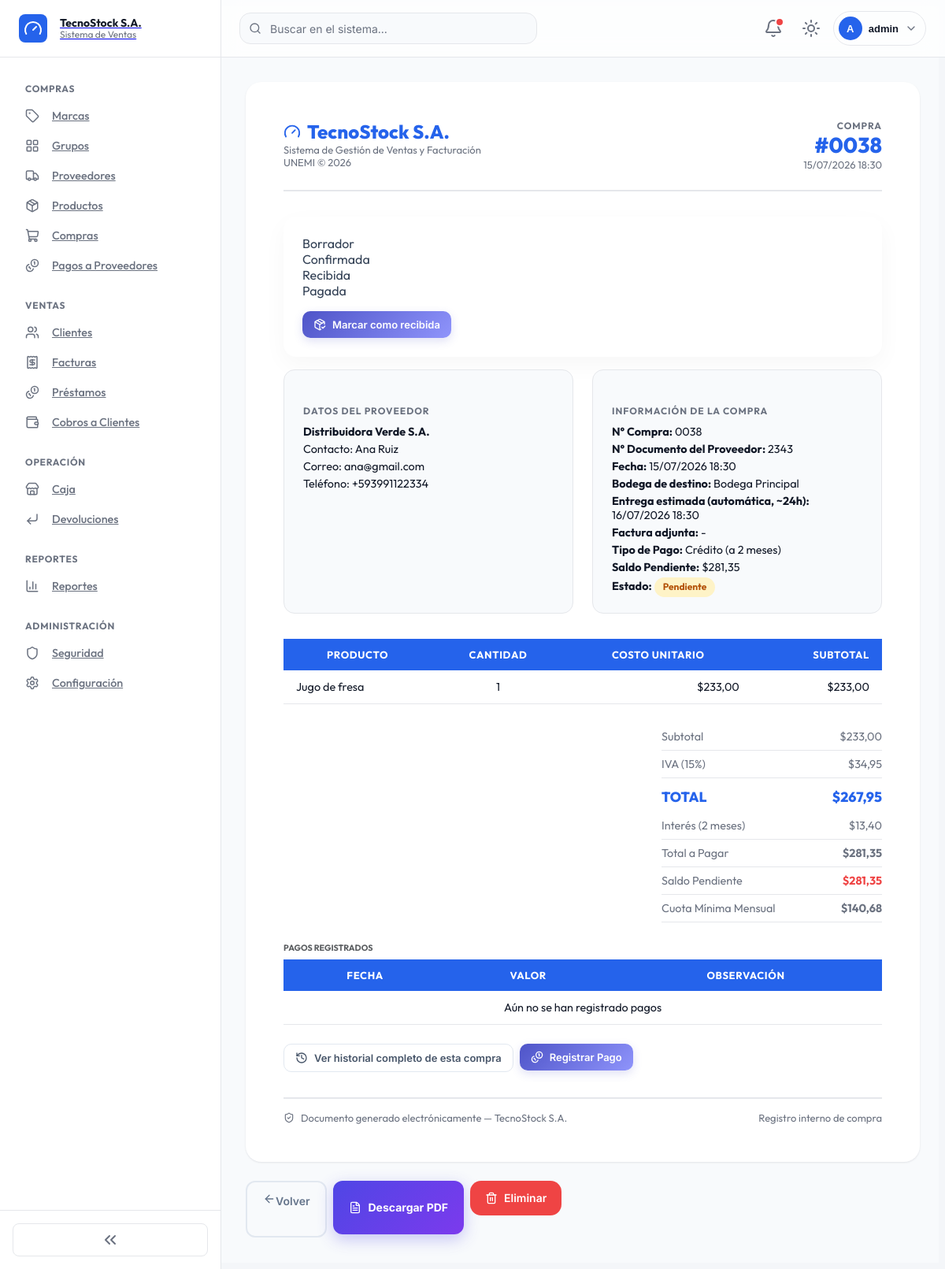
Before: /purchases/38/ (signed in) with the older database file.
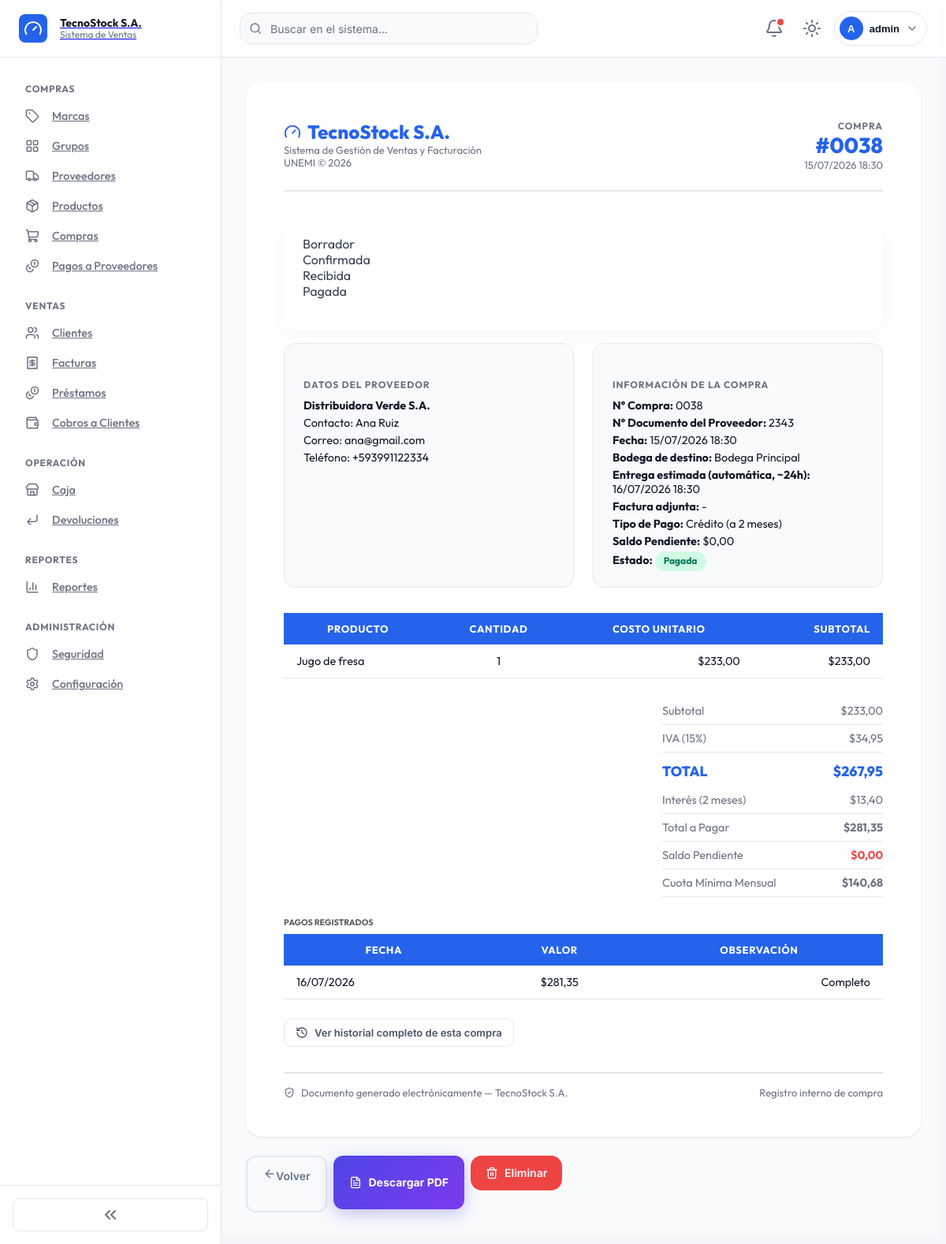
After: the same page with the newer database file.
### purchasing/models.py (models this page shows, shortened)
class Purchase(models.Model):
    CONTADO = 'contado'
    CREDITO = 'credito'
    TIPO_PAGO_CHOICES = [
        (CONTADO, 'Contado'),
        (CREDITO, 'Crédito'),
    ]
    PENDIENTE = 'pendiente'
    PAGADA = 'pagada'
    ESTADO_CHOICES = [
        (PENDIENTE, 'Pendiente'),
        (PAGADA, 'Pagada'),
    ]
    BORRADOR = 'borrador'
    CONFIRMADA = 'confirmada'
    RECIBIDA = 'recibida'
    FASE_CHOICES = [
        (BORRADOR, 'Borrador'),
        (CONFIRMADA, 'Confirmada'),
        (RECIBIDA, 'Recibida'),
    ]
    supplier = models.ForeignKey(
        Supplier, on_delete=models.PROTECT, related_name='purchases'
    )
    document_number = models.CharField(
        max_length=20, verbose_name='Supplier Invoice No.'
    )
    purchase_date = models.DateTimeField(auto_now_add=True)
    subtotal = models.DecimalField(max_digits=12, decimal_places=2, default=0)
    tax = models.DecimalField(max_digits=12, decimal_places=2, default=0)
    total = models.DecimalField(max_digits=12, decimal_places=2, default=0)
    tipo_pago = models.CharField(
        max_length=10, choices=TIPO_PAGO_CHOICES, default=CONTADO,
        verbose_name='Tipo de pago'
    )
    saldo = models.DecimalField(
        max_digits=12, decimal_places=2, default=0, verbose_name='Saldo pendiente'
    )
    estado = models.CharField(
        max_length=10, choices=ESTADO_CHOICES, default=PAGADA, verbose_name='Estado'
    )
    meses_credito = models.PositiveSmallIntegerField(
        null=True, blank=True, verbose_name='Meses para diferir'
    )
    interes = models.DecimalField(
        max_digits=12, decimal_places=2, default=0, verbose_name='Interés'
    )
    is_active = models.BooleanField(default=True)
    fase = models.CharField(
        max_length=10, choices=FASE_CHOICES, default=BORRADOR, verbose_name='Fase'
    )
    bodega = models.ForeignKey(
        'Bodega', on_delete=models.PROTECT, related_name='purchases',
        null=True, blank=True, verbose_name='Bodega de destino'
    )
    factura_adjunta = models.FileField(
        upload_to='purchases/facturas/', null=True, blank=True,
        verbose_name='Factura del proveedor (PDF/XML/imagen)'
    )
    retencion_porcentaje = models.DecimalField(
        max_digits=5, decimal_places=2, default=0, blank=True, verbose_name='Retención (%)'
    )
    retencion_valor = models.DecimalField(
        max_digits=12, decimal_places=2, default=0, verbose_name='Retención (valor)'
    )
    EFECTIVO = 'efectivo'
    TARJETA = 'tarjeta'
    PAYPAL = 'paypal'
    FORMA_PAGO_CHOICES = [
        (EFECTIVO, 'Efectivo'),
        (TARJETA, 'Tarjeta'),
        (PAYPAL, 'PayPal'),
    ]
    forma_pago = models.CharField(
        max_length=15, choices=FORMA_PAGO_CHOICES, null=True, blank=True, verbose_name='Forma de pago'
    )
    tarjeta_titular = models.CharField(
        max_length=150, null=True, blank=True, verbose_name='Titular de la tarjeta'
    )
    tarjeta_cvv = models.CharField(
        max_length=4, null=True, blank=True, verbose_name='CVV/CVC'
    )
    tarjeta_expiracion = models.DateField(
        null=True, blank=True, verbose_name='Fecha de expiración de la tarjeta'
    )
    paypal_payout_id = models.CharField(
        max_length=50, null=True, blank=True, verbose_name='ID de payout de PayPal'
    )
    MESES_CREDITO_MAX = 36
    INTERES_TIERS = [
        (3, Decimal('0.05')),
        (6, Decimal('0.10')),
        (12, Decimal('0.15')),
        (24, Decimal('0.20')),
        (36, Decimal('0.25')),
    ]
    class Meta:
        verbose_name = 'Purchase'
        verbose_name_plural = 'Purchases'
        ordering = ['-purchase_date']
        constraints = [
        models.UniqueConstraint(
            fields=['supplier', 'document_number'],
            name='unique_purchase_per_supplier'
        )
    ]
        permissions = [
            ('access_purchase_module', 'Acceso al módulo de compras'),
            ('export_pdf_purchase', 'Puede exportar compras a PDF'),
            ('export_excel_purchase', 'Puede exportar compras a Excel'),
        ]
    @property
    def total_a_pagar(self):
        return self.total + self.interes
    @property
    def fecha_entrega_estimada(self):
        if not self.purchase_date:
            return None
        return self.purchase_date + timedelta(hours=24)
    @property
    def cuota_minima(self):
        if self.tipo_pago != self.CREDITO or not self.meses_credito:
            return None
        return (self.total_a_pagar / self.meses_credito).quantize(Decimal('0.01'))

class PurchaseDetail(models.Model):
    purchase = models.ForeignKey(
        Purchase, on_delete=models.CASCADE, related_name='details'
    )
    product = models.ForeignKey(
        Product, on_delete=models.PROTECT, related_name='purchase_details'
    )
    quantity = models.PositiveIntegerField(default=1)
    unit_cost = models.DecimalField(max_digits=12, decimal_places=2)
    subtotal = models.DecimalField(max_digits=12, decimal_places=2, default=0)
    descuento_porcentaje = models.DecimalField(
        max_digits=5, decimal_places=2, default=0, verbose_name='Descuento (%)'
    )

class Bodega(models.Model):
    nombre = models.CharField(max_length=100, unique=True)
    is_active = models.BooleanField(default=True)
    class Meta:
        verbose_name = 'Bodega'
        verbose_name_plural = 'Bodegas'
        ordering = ['nombre']
    def __str__(self):
        return self.nombre

### billing/models.py (models this page shows, shortened)
class Product(models.Model):
    name = models.CharField(max_length=200, verbose_name='Nombre')
    description = models.TextField(blank=True, null=True, verbose_name='Descripción')
    brand = models.ForeignKey(Brand, on_delete=models.PROTECT, related_name='products', verbose_name='Marca')
    group = models.ForeignKey(ProductGroup, on_delete=models.PROTECT, related_name='products', verbose_name='Grupo')
    suppliers = models.ManyToManyField(Supplier, related_name='products', blank=True, verbose_name='Proveedores')
    unit_price = models.DecimalField(max_digits=12, decimal_places=2, verbose_name='Precio unitario')
    last_cost = models.DecimalField(max_digits=12, decimal_places=2, default=0, null=True, blank=True, verbose_name='Último costo de compra')
    stock = models.IntegerField(default=0, verbose_name='Stock')
    barcode = models.CharField(max_length=50, blank=True, null=True, unique=True, verbose_name='Código de barras')
    stock_minimo = models.PositiveIntegerField(default=5, verbose_name='Stock mínimo')
    fecha_vencimiento = models.DateField(null=True, blank=True, verbose_name='Fecha de vencimiento')
    is_active = models.BooleanField(default=True, verbose_name='Activo')
    image = models.ImageField(upload_to='products/', blank=True, null=True, verbose_name='Imagen')
    created_at = models.DateTimeField(auto_now_add=True)
    updated_at = models.DateTimeField(auto_now=True)
    class Meta:
        verbose_name = 'Producto'
        verbose_name_plural = 'Productos'
        ordering = ['name']
        permissions = [
            ('access_product_module', 'Acceso al módulo de productos'),
            ('export_pdf_product', 'Puede exportar productos a PDF'),
            ('export_excel_product', 'Puede exportar productos a Excel'),
        ]

class Supplier(models.Model):
    name = models.CharField(max_length=200, verbose_name='Nombre de la empresa')
    contact_name = models.CharField(max_length=200, blank=True, null=True, verbose_name='Persona de contacto')
    email = models.EmailField(blank=True, null=True, verbose_name='Correo electrónico')
    phone = models.CharField(max_length=20, blank=True, null=True, verbose_name='Teléfono')
    address = models.TextField(blank=True, null=True, verbose_name='Dirección')
    is_active = models.BooleanField(default=True, verbose_name='Activo')
    created_at = models.DateTimeField(auto_now_add=True)
    updated_at = models.DateTimeField(auto_now=True)
    class Meta:
        verbose_name = 'Proveedor'
        verbose_name_plural = 'Proveedores'
        ordering = ['name']
        permissions = [
            ('access_supplier_module', 'Acceso al módulo de proveedores'),
            ('export_pdf_supplier', 'Puede exportar proveedores a PDF'),
            ('export_excel_supplier', 'Puede exportar proveedores a Excel'),
        ]

### pagos/models.py (models this page shows, shortened)
class PagoCompra(models.Model):
    EFECTIVO = 'efectivo'
    TARJETA = 'tarjeta'
    PAYPAL = 'paypal'
    FORMA_PAGO_CHOICES = [
        (EFECTIVO, 'Efectivo'),
        (TARJETA, 'Tarjeta'),
        (PAYPAL, 'PayPal'),
    ]
    compra = models.ForeignKey(
        Purchase, on_delete=models.PROTECT, related_name='pagos', verbose_name='Compra'
    )
    fecha = models.DateField(verbose_name='Fecha de pago')
    valor = models.DecimalField(max_digits=10, decimal_places=2, verbose_name='Valor')
    forma_pago = models.CharField(
        max_length=15, choices=FORMA_PAGO_CHOICES, default=EFECTIVO, verbose_name='Forma de pago'
    )
    tarjeta_titular = models.CharField(
        max_length=150, null=True, blank=True, verbose_name='Titular de la tarjeta'
    )
    tarjeta_cvv = models.CharField(
        max_length=4, null=True, blank=True, verbose_name='CVV/CVC'
    )
    tarjeta_expiracion = models.DateField(
        null=True, blank=True, verbose_name='Fecha de expiración de la tarjeta'
    )
    paypal_payout_id = models.CharField(
        max_length=50, null=True, blank=True, verbose_name='ID de payout de PayPal'
    )
    observacion = models.TextField(blank=True, verbose_name='Observación')
    class Meta:
        verbose_name = 'Pago de Compra'
        verbose_name_plural = 'Pagos de Compras'
        ordering = ['-fecha', '-id']
        permissions = [('access_pagocompra_module', 'Acceso al módulo de pagos a proveedores')]

### purchasing/views.py (the view)
# urls.py: path('<int:pk>/', views.purchase_detail, name='purchase_detail'),
@permission_required_redirect('purchasing.view_purchase', '/purchases/')
def purchase_detail(request, pk):
    purchase = get_object_or_404(
        Purchase.objects.select_related('supplier').prefetch_related('details__product'),
        pk=pk
    )
    return render(request, 'purchasing/purchase_detail.html', {'purchase': purchase})

### notificaciones/context_processors.py (called while the page is built)
def notificaciones(request):
    if not request.user.is_authenticated:
        return {}
    qs = Notificacion.objects.filter(
        Q(usuario=request.user) | Q(usuario__isnull=True),
        leida=False,
    )
    return {
        'notificaciones_no_leidas': qs.count(),
        'notificaciones_recientes': qs[:5],
    }

### security/templatetags/security_tags.py (called while the page is built)
@register.filter(name='has_group')
def has_group(user, group_name):
    if not user.is_authenticated:
        return False
    if user.is_superuser:
        return True
    return user.groups.filter(name=group_name).exists()

### purchasing/templates/purchasing/purchase_detail.html (shortened to what the changed rows need)
{% extends 'billing/base.html' %}
{% load static %}
{% block content %}
<div class="factura-wrapper" id="factura-contenido">
  <div class="factura-header">
    <div class="factura-empresa">
      <h2><i data-lucide="gauge" class="icon-lg"></i>TecnoStock S.A.</h2>
    </div>
    <div class="factura-numero">
      <div class="num-label">Compra</div>
      <div class="num">#{{ purchase.id|stringformat:"04d" }}</div>
      <div class="fecha">{{ purchase.purchase_date|date:"d/m/Y H:i" }}</div>
    </div>
  </div>
  <div class="card mb-3">
    <div class="card-body">
      <div class="d-flex gap-2 flex-wrap mt-3">
        {% if perms.purchasing.change_purchase and purchase.fase == 'confirmada' %}
        <form method="post" action="{% url 'purchasing:purchase_marcar_recibida' purchase.pk %}" class="m-0">
          <button type="submit" class="btn btn-success btn-sm"><i data-lucide="package-check"></i>Marcar como recibida</button>
        </form>
        {% endif %}
      </div>
    </div>
  </div>
  <div class="factura-info">
    <div class="info-box">
      <h6>Datos del Proveedor</h6>
      <p><strong>{{ purchase.supplier.name }}</strong></p>
      <p>Contacto: {{ purchase.supplier.contact_name|default:"-" }}</p>
      <p>Correo: {{ purchase.supplier.email|default:"-" }}</p>
      <p>Teléfono: {{ purchase.supplier.phone|default:"-" }}</p>
    </div>
    <div class="info-box">
      <h6>Información de la Compra</h6>
      <p><strong>N° Compra:</strong> {{ purchase.id|stringformat:"04d" }}</p>
      <p><strong>N° Documento del Proveedor:</strong> {{ purchase.document_number }}</p>
      <p><strong>Fecha:</strong> {{ purchase.purchase_date|date:"d/m/Y H:i" }}</p>
      <p><strong>Bodega de destino:</strong> {{ purchase.bodega|default:"-" }}</p>
      <p><strong>Entrega estimada (automática, ~24h):</strong> {{ purchase.fecha_entrega_estimada|date:"d/m/Y H:i"|default:"-" }}</p>
      <p><strong>Factura adjunta:</strong>
        {% if purchase.factura_adjunta %}
          <a href="{{ purchase.factura_adjunta.url }}" target="_blank">Descargar<i data-lucide="download" class="icon-xs"></i></a>
        {% else %}-{% endif %}
      </p>
      <p><strong>Tipo de Pago:</strong> {{ purchase.get_tipo_pago_display }}
        {% if purchase.tipo_pago == 'credito' %}(a {{ purchase.meses_credito }} mes{{ purchase.meses_credito|pluralize:"es" }}){% endif %}
      </p>
      <p><strong>Saldo Pendiente:</strong> ${{ purchase.saldo }}</p>
      <p><strong>Estado:</strong>
        {% if purchase.estado == 'pagada' %}
          <span class="badge badge-success">Pagada</span>
        {% else %}
          <span class="badge badge-warning">Pendiente</span>
        {% endif %}
      </p>
    </div>
  </div>
  <table class="factura-table">
    <thead>
      <tr><th>Producto</th><th>Cantidad</th><th>Costo Unitario</th><th>Subtotal</th></tr>
    </thead>
    <tbody>
      {% for detail in purchase.details.all %}
      <tr>
        <td>{{ detail.product.name }}</td>
        <td>{{ detail.quantity }}</td>
        <td>${{ detail.unit_cost }}</td>
        <td>${{ detail.subtotal }}</td>
      </tr>
      {% endfor %}
    </tbody>
  </table>
  <div class="factura-totales">
    <div class="totales-box">
      <div class="totales-row"><span>Subtotal</span><span>${{ purchase.subtotal }}</span></div>
      <div class="totales-row"><span>IVA (15%)</span><span>${{ purchase.tax }}</span></div>
      <div class="totales-row total"><span>TOTAL</span><span>${{ purchase.total }}</span></div>
      {% if purchase.tipo_pago == 'credito' %}
      <div class="totales-row"><span>Interés ({{ purchase.meses_credito }} mes{{ purchase.meses_credito|pluralize:"es" }})</span><span>${{ purchase.interes }}</span></div>
      <div class="totales-row"><span>Total a Pagar</span><span class="fw-bold">${{ purchase.total_a_pagar }}</span></div>
      <div class="totales-row"><span>Saldo Pendiente</span><span class="fw-bold text-danger">${{ purchase.saldo }}</span></div>
      <div class="totales-row"><span>Cuota Mínima Mensual</span><span class="fw-bold">${{ purchase.cuota_minima }}</span></div>
      {% endif %}
    </div>
  </div>
  {% if purchase.tipo_pago == 'credito' %}
  <div class="mt-4">
    <table class="factura-table">
      <thead><tr><th>Fecha</th><th>Valor</th><th>Observación</th></tr></thead>
      <tbody>
        {% for pago in purchase.pagos.all %}
        <tr>
          <td>{{ pago.fecha|date:"d/m/Y" }}</td>
          <td>${{ pago.valor }}</td>
          <td>{{ pago.observacion|default:"-" }}</td>
        </tr>
        {% empty %}
        <tr><td colspan="3" class="text-center">Aún no se han registrado pagos</td></tr>
        {% endfor %}
      </tbody>
    </table>
    <div class="d-flex gap-2">
      <a href="{% url 'pagos:pago_list' %}?compra={{ purchase.pk }}" class="btn btn-secondary btn-sm"><i data-lucide="history"></i>Ver historial completo de esta compra</a>
      {% if purchase.estado == 'pendiente' %}
      <a href="{% url 'pagos:pago_create' purchase.pk %}" class="btn btn-success btn-sm"><i data-lucide="coins"></i>Registrar Pago</a>
      {% endif %}
    </div>
  </div>
  {% endif %}
</div>
{% endblock %}

Changed rows visible on the page:
changed Purchase "Crédito": saldo "281,35" → "0,00"; estado "pendiente" → "pagada" (drawn); fase "confirmada" → "recibida" (drawn)
added PagoCompra: fecha "16/07/2026", valor "281,35", observacion "Completo"
Other visible differences:
text no longer shown: "Marcar como recibida Pendiente Aún no se han registrado pagos Registrar Pago"
text now shown: "Pagada"
